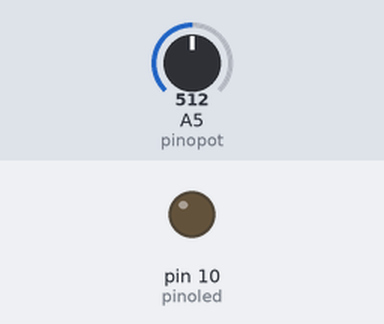
Bench run of a sketch on a simulated Arduino Uno, built with avr-gcc and run on an emulated ATmega328P. On the bench: output pins drawn as LEDs (lit = HIGH). The inputs (shaded band) are chosen by the test bench; at power-on: A5 (pinopot) = 512. What the sketch prints to the serial monitor is not drawn.

Above: at 0.05 s.
At 6.45 s:
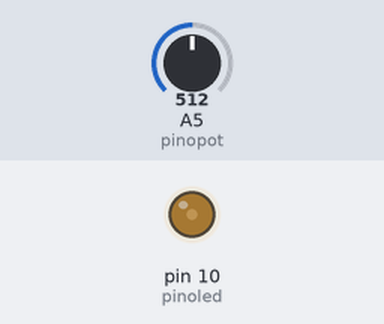
At 12.85 s:
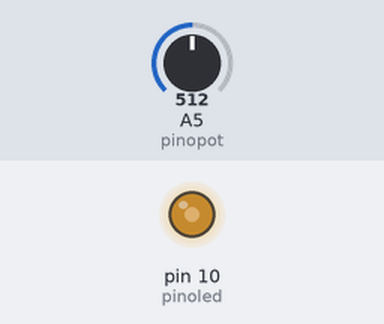
At 25.6 s:
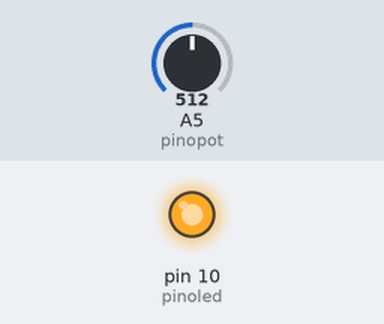
Timing chart, 0 to 27.1 s (numbered marks = the images above):
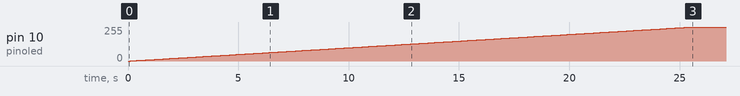

Measured:
- by itself, pin 10 (pinoled): moves from 0/255 to 255/255 over 25.4 s

The sketch:

dimerizador.ino
```cpp
//99898797
int pinoled = 10;
int pinopot = 5;
int valorpot = 0;
float luminosidade = 0;
float luminosidadeAtual = 0;

void setup()
{
  Serial.begin(9600);
  pinMode(pinoled, OUTPUT);
  pinMode(pinopot, INPUT);
}

void loop()

{

  valorpot = analogRead(pinopot);
  Serial.print("valorpot: ");
  Serial.println(valorpot);

  luminosidade = map(valorpot, 0, 1023, 0, 850) - 30;
  Serial.print("luminosidade: ");
  Serial.println(luminosidade);
  /*
    if(luminosidade > 3){
        analogWrite(pinoled, luminosidade);
    } else {
      analogWrite(pinoled,LOW);
           }
 */
     while(luminosidadeAtual != luminosidade && luminosidade >= 25)
      {
        if(luminosidadeAtual > luminosidade)
          luminosidadeAtual--;
        else
          luminosidadeAtual++;

         delay(100);

         analogWrite(pinoled,luminosidadeAtual);
      }

      if(luminosidade < 25)
        DesligarLed();
 }

void DesligarLed()
{
  for(int i = luminosidadeAtual; i>=0;i--)
  {
    analogWrite(pinoled, i);
    delay(100);
  }

  analogWrite(pinoled, LOW);
}
```
